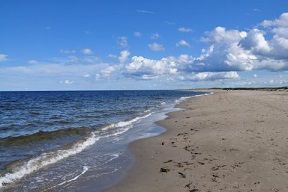
//> input picture V19/waves.jpg, 288 x 192 px
$ ./contentFinder   (built with g++ and OpenCV 4)
//> lines starting //> are read from the running program, lines starting //| are printed output that depends on the picture; after the words box and inside, x2 and y2 are one past the last pixel; in counts of white or black regions, pixels touching at a corner belong together
### V19/contentFinder.h
#include <opencv2/core/core.hpp>
#include <opencv2/highgui/highgui.hpp>
#include <opencv2/imgproc/imgproc.hpp>
#include <iostream>
#include <cmath>

class ContentFinder {
private:
    float hranges[2];
    const float* ranges[3];
    int channels[3];
    float threshold;
    cv::Mat histogram;

    cv::SparseMat shistogram;
    bool isSparse;

public:
    ContentFinder() : threshold(0.1f), isSparse(false) {
        ranges[0] = hranges;
        ranges[1] = hranges;
        ranges[2] = hranges;
    }

    void setThreshold(float t){
        threshold = t;
    }

    float getThreshold(){
        return threshold;
    }


void setHistogram(const cv::Mat& h) {
            isSparse = false;
            cv::normalize(h, histogram, 1.0);
        }

        // [4 lines left out: function setHistogram, not called in this run]

        cv::Mat find(const cv::Mat& image) {
            cv::Mat result;

            hranges[0] = 0.0;
            hranges[1] = 256.0;
            channels[0] = 0;
            channels[1] = 1;
            channels[2] = 2;

            return find(image, hranges[0], hranges[1], channels);
        }

        cv::Mat find(const cv::Mat& image, float minValue, float maxValue, int* channels) {
            cv::Mat result;

            hranges[0] = minValue;
            hranges[1] = maxValue;

            if (isSparse) {
                for (int i = 0; i < shistogram.dims(); i++) {
                    this->channels[i] = channels[i];
                }

                cv::calcBackProject(&image,
                                    1,
                                    channels,
                                    shistogram,
                                    result,
                                    ranges,
                                    255.0);
            } else {
                for (int i = 0; i < histogram.dims; i++) {
                    this->channels[i] = channels[i];
                }

                cv::calcBackProject(&image,
                                    1,
                                    channels,
                                    histogram,
                                    result,
                                    ranges,
                                    255.0);
            }

            if (threshold > 0.0) {
                cv::threshold(result, result, 255.0 * threshold, 255.0, cv::THRESH_BINARY);
            }

            return result;
        }


};

### V16_17_18/histogram.h
#include <opencv2/core/core.hpp>
#include <opencv2/highgui/highgui.hpp>
#include <opencv2/imgproc/imgproc.hpp>
#include <iostream>
#include <cmath>


class Histogram1D {
    private:
        int histSize[1];
        float hranges[2];
        const float* ranges[1];
        int channels[1];

    public:
        Histogram1D(){
            histSize[0]=histSize[1]=histSize[2]=256;
            hranges[0]=0.0;
            hranges[1] = 256.0;
            ranges[0] =hranges;
            ranges[1] =hranges;
            ranges[2] =hranges;
            channels[0]= 0;
            channels[1]= 1;
            channels[2]= 2;
        }

        void setChannel(int c){
            channels[0] = c;
        }

        float getMaxValue(){
            return hranges[1];
        }
        float getNBins(){
            return histSize[0];
        }

        void setNBins(int nbins){
            histSize[0] = nbins;
        }

        cv::Mat getHistogram(const cv::Mat &image){
            cv::Mat hist;

            cv::calcHist(&image, 1, channels, cv::Mat(), hist, 1, histSize, ranges);

            return hist;
        }

        // [86 lines left out: functions getHistogramImage, stretch, getImageOfHistogram, equalize, applyLookUp, applyLookUpWithIterator, not called in this run]

};

### V19/contentFinder.cpp
#include <iostream>
#include <opencv2/core.hpp>
#include <opencv2/highgui.hpp>
#include <opencv2/imgproc.hpp>
#include "../V16_17_18/histogram.h"
#include "contentFinder.h"

int main()
{
    cv::Mat image = cv::imread("waves.jpg", 0);
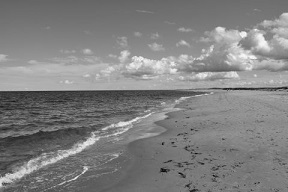
//> image: 192 rows x 288 cols, CV_8UC1; min 5, max 250, mean 128.1
    if (!image.data)
        return 0;

    cv::Mat imageROI;
    imageROI = image(cv::Rect(216, 33, 24, 30));
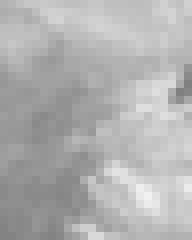
//> imageROI: 30 rows x 24 cols, CV_8UC1 (shown 8 times larger); min 127, max 240, mean 176.5

    Histogram1D h;
    cv::Mat hist = h.getHistogram(imageROI);
//> in getHistogram, `cv::calcHist(&image, 1, channels, cv::Mat(), hist, 1, histSize, ranges);`: hist = 256 values from 0 to 0
//> hist = 256 values from 0 to 0

    ContentFinder finder;
    finder.setHistogram(hist);
    finder.setThreshold(-1.0f);

    cv::Mat result1;
    result1 = finder.find(image);
//> in find, `cv::calcBackProject(&image, 1, channels, histogram, result, ranges, 25..`: result: 192 rows x 288 cols, CV_8UC1; every value is 0

    cv::Mat tmp;
    result1.convertTo(tmp, CV_8U, -1.0, 255.0);
//> tmp: 192 rows x 288 cols, CV_8UC1; every value is 255
    cv::namedWindow("Backprojection result");
    cv::imshow("Backprojection result", tmp);

    finder.setThreshold(0.12f);
    result1 = finder.find(image);

    cv::rectangle(image, cv::Rect(216, 33, 24, 30), cv::Scalar(0, 0, 0));
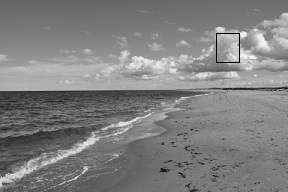
//> image: 192 rows x 288 cols, CV_8UC1; 0.19% of pixels changed, all inside (x1, y1, x2, y2) = (216, 33, 240, 63)

    cv::namedWindow("Image");
    cv::imshow("Image", image);

    cv::namedWindow("Detection Result");
    cv::imshow("Detection Result", result1);

    // [15 lines of commented-out code are left out]


//> (the run ends here: the program crashes, at `return 0;`)
